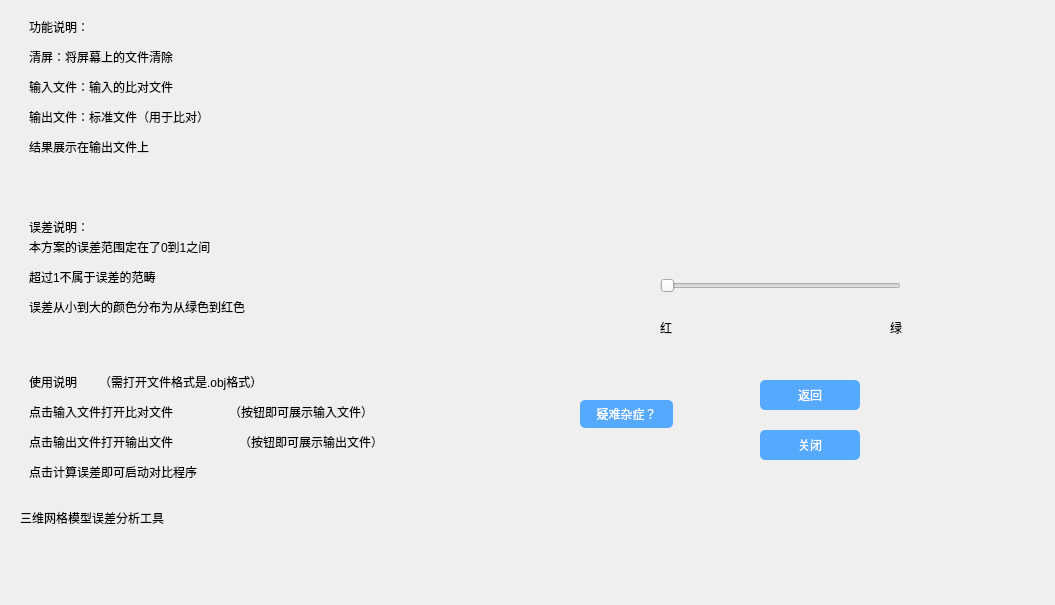
<?xml version="1.0" encoding="UTF-8"?>
<ui version="4.0">
 <class>MainWindow2</class>
 <widget class="QMainWindow" name="MainWindow2">
  <property name="geometry">
   <rect>
    <x>0</x>
    <y>0</y>
    <width>1055</width>
    <height>605</height>
   </rect>
  </property>
  <property name="windowTitle">
   <string>MainWindow</string>
  </property>
  <property name="styleSheet">
   <string notr="true"/>
  </property>
  <widget class="QWidget" name="centralwidget">
   <widget class="QPushButton" name="Back">
    <property name="geometry">
     <rect>
      <x>760</x>
      <y>380</y>
      <width>100</width>
      <height>30</height>
     </rect>
    </property>
    <property name="styleSheet">
     <string notr="true">background-color: rgb(85, 170, 255);
font: 9pt &quot;方正舒体&quot;;
font: 10pt &quot;Times New Roman&quot;;
font: 10pt &quot;Times New Roman&quot;;
font: 11pt &quot;方正舒体&quot;;

color: rgb(255, 255, 255);
alternate-background-color: rgb(85, 170, 255);
border-color: rgb(85, 170, 255);
selection-background-color: rgb(85, 170, 255);
border-radius:5px;</string>
    </property>
    <property name="text">
     <string>返回</string>
    </property>
   </widget>
   <widget class="QPushButton" name="close">
    <property name="geometry">
     <rect>
      <x>760</x>
      <y>430</y>
      <width>100</width>
      <height>30</height>
     </rect>
    </property>
    <property name="styleSheet">
     <string notr="true">background-color: rgb(85, 170, 255);
font: 11pt &quot;方正舒体&quot;;
font: 10pt &quot;Times New Roman&quot;;
font: 10pt &quot;Times New Roman&quot;;
font: 11pt &quot;方正舒体&quot;;

color: rgb(255, 255, 255);
alternate-background-color: rgb(85, 170, 255);
border-color: rgb(85, 170, 255);
selection-background-color: rgb(85, 170, 255);
border-radius:5px;</string>
    </property>
    <property name="text">
     <string>关闭</string>
    </property>
   </widget>
   <widget class="QWidget" name="widget" native="true">
    <property name="geometry">
     <rect>
      <x>780</x>
      <y>410</y>
      <width>221</width>
      <height>151</height>
     </rect>
    </property>
   </widget>
   <widget class="QWidget" name="widget_2" native="true">
    <property name="geometry">
     <rect>
      <x>530</x>
      <y>380</y>
      <width>211</width>
      <height>181</height>
     </rect>
    </property>
    <property name="styleSheet">
     <string notr="true"/>
    </property>
    <widget class="QPushButton" name="showQuestion">
     <property name="geometry">
      <rect>
       <x>50</x>
       <y>20</y>
       <width>93</width>
       <height>28</height>
      </rect>
     </property>
     <property name="styleSheet">
      <string notr="true">background-color: rgb(85, 170, 255);
font: 11pt &quot;方正舒体&quot;;
font: 10pt &quot;Times New Roman&quot;;
font: 10pt &quot;Times New Roman&quot;;
font: 11pt &quot;方正舒体&quot;;

color: rgb(255, 255, 255);
alternate-background-color: rgb(85, 170, 255);
border-color: rgb(85, 170, 255);
selection-background-color: rgb(85, 170, 255);
border-radius:5px;</string>
     </property>
     <property name="text">
      <string>疑难杂症？</string>
     </property>
    </widget>
   </widget>
   <widget class="QWidget" name="widget_3" native="true">
    <property name="geometry">
     <rect>
      <x>20</x>
      <y>420</y>
      <width>481</width>
      <height>291</height>
     </rect>
    </property>
    <widget class="QLabel" name="label">
     <property name="geometry">
      <rect>
       <x>0</x>
       <y>90</y>
       <width>171</width>
       <height>16</height>
      </rect>
     </property>
     <property name="styleSheet">
      <string notr="true">font: 7pt &quot;方正粗黑宋简体&quot;;
font: 25 7pt &quot;等线 Light&quot;;
font: 25 7pt &quot;等线 Light&quot;;
font: 25 7pt &quot;等线 Light&quot;;
font: 25 7pt &quot;等线 Light&quot;;
font: 25 7pt &quot;等线 Light&quot;;
font: 25 7pt &quot;等线 Light&quot;;
font: 25 7pt &quot;等线 Light&quot;;</string>
     </property>
     <property name="text">
      <string>三维网格模型误差分析工具</string>
     </property>
    </widget>
   </widget>
   <widget class="QWidget" name="widget_4" native="true">
    <property name="geometry">
     <rect>
      <x>9</x>
      <y>-1</y>
      <width>491</width>
      <height>501</height>
     </rect>
    </property>
    <widget class="QLabel" name="label_2">
     <property name="geometry">
      <rect>
       <x>20</x>
       <y>20</y>
       <width>72</width>
       <height>15</height>
      </rect>
     </property>
     <property name="styleSheet">
      <string notr="true">font: 9pt &quot;楷体&quot;;
font: 9pt &quot;等线&quot;;
font: 9pt &quot;方正舒体&quot;;
font: 9pt &quot;方正姚体&quot;;
font: 9pt &quot;楷体&quot;;</string>
     </property>
     <property name="text">
      <string>功能说明：</string>
     </property>
    </widget>
    <widget class="QLabel" name="label_3">
     <property name="geometry">
      <rect>
       <x>20</x>
       <y>40</y>
       <width>311</width>
       <height>16</height>
      </rect>
     </property>
     <property name="styleSheet">
      <string notr="true">font: 9pt &quot;楷体&quot;;
font: 9pt &quot;等线&quot;;
font: 9pt &quot;方正舒体&quot;;
font: 9pt &quot;方正姚体&quot;;
font: 9pt &quot;楷体&quot;;</string>
     </property>
     <property name="text">
      <string/>
     </property>
    </widget>
    <widget class="QLabel" name="label_4">
     <property name="geometry">
      <rect>
       <x>20</x>
       <y>50</y>
       <width>221</width>
       <height>16</height>
      </rect>
     </property>
     <property name="styleSheet">
      <string notr="true">font: 9pt &quot;楷体&quot;;
font: 9pt &quot;等线&quot;;
font: 9pt &quot;方正舒体&quot;;
font: 9pt &quot;方正姚体&quot;;
font: 9pt &quot;楷体&quot;;</string>
     </property>
     <property name="text">
      <string>清屏：将屏幕上的文件清除</string>
     </property>
    </widget>
    <widget class="QLabel" name="label_5">
     <property name="geometry">
      <rect>
       <x>20</x>
       <y>80</y>
       <width>221</width>
       <height>16</height>
      </rect>
     </property>
     <property name="styleSheet">
      <string notr="true">font: 9pt &quot;楷体&quot;;
font: 9pt &quot;等线&quot;;
font: 9pt &quot;方正舒体&quot;;
font: 9pt &quot;方正姚体&quot;;
font: 9pt &quot;楷体&quot;;</string>
     </property>
     <property name="text">
      <string>输入文件：输入的比对文件</string>
     </property>
    </widget>
    <widget class="QLabel" name="label_6">
     <property name="geometry">
      <rect>
       <x>20</x>
       <y>110</y>
       <width>271</width>
       <height>16</height>
      </rect>
     </property>
     <property name="styleSheet">
      <string notr="true">font: 9pt &quot;楷体&quot;;
font: 9pt &quot;等线&quot;;
font: 9pt &quot;方正舒体&quot;;
font: 9pt &quot;方正姚体&quot;;
font: 9pt &quot;楷体&quot;;</string>
     </property>
     <property name="text">
      <string>输出文件：标准文件（用于比对）</string>
     </property>
    </widget>
    <widget class="QLabel" name="label_7">
     <property name="geometry">
      <rect>
       <x>20</x>
       <y>140</y>
       <width>231</width>
       <height>16</height>
      </rect>
     </property>
     <property name="styleSheet">
      <string notr="true">font: 9pt &quot;楷体&quot;;
font: 9pt &quot;等线&quot;;
font: 9pt &quot;方正舒体&quot;;
font: 9pt &quot;方正姚体&quot;;
font: 9pt &quot;楷体&quot;;</string>
     </property>
     <property name="text">
      <string>结果展示在输出文件上</string>
     </property>
    </widget>
    <widget class="QLabel" name="label_8">
     <property name="geometry">
      <rect>
       <x>20</x>
       <y>220</y>
       <width>72</width>
       <height>15</height>
      </rect>
     </property>
     <property name="styleSheet">
      <string notr="true">font: 9pt &quot;楷体&quot;;
font: 9pt &quot;等线&quot;;
font: 9pt &quot;方正舒体&quot;;
font: 9pt &quot;方正姚体&quot;;
font: 9pt &quot;楷体&quot;;</string>
     </property>
     <property name="text">
      <string>误差说明：</string>
     </property>
    </widget>
    <widget class="QLabel" name="label_9">
     <property name="geometry">
      <rect>
       <x>20</x>
       <y>240</y>
       <width>251</width>
       <height>16</height>
      </rect>
     </property>
     <property name="styleSheet">
      <string notr="true">font: 9pt &quot;楷体&quot;;
font: 9pt &quot;等线&quot;;
font: 9pt &quot;方正舒体&quot;;
font: 9pt &quot;方正姚体&quot;;
font: 9pt &quot;楷体&quot;;</string>
     </property>
     <property name="text">
      <string>本方案的误差范围定在了0到1之间</string>
     </property>
    </widget>
    <widget class="QLabel" name="label_10">
     <property name="geometry">
      <rect>
       <x>20</x>
       <y>270</y>
       <width>221</width>
       <height>16</height>
      </rect>
     </property>
     <property name="styleSheet">
      <string notr="true">font: 9pt &quot;楷体&quot;;
font: 9pt &quot;等线&quot;;
font: 9pt &quot;方正舒体&quot;;
font: 9pt &quot;方正姚体&quot;;
font: 9pt &quot;楷体&quot;;</string>
     </property>
     <property name="text">
      <string>超过1不属于误差的范畴</string>
     </property>
    </widget>
    <widget class="QLabel" name="label_11">
     <property name="geometry">
      <rect>
       <x>20</x>
       <y>300</y>
       <width>291</width>
       <height>16</height>
      </rect>
     </property>
     <property name="styleSheet">
      <string notr="true">font: 9pt &quot;楷体&quot;;
font: 9pt &quot;等线&quot;;
font: 9pt &quot;方正舒体&quot;;
font: 9pt &quot;方正姚体&quot;;
font: 9pt &quot;楷体&quot;;</string>
     </property>
     <property name="text">
      <string>误差从小到大的颜色分布为从绿色到红色</string>
     </property>
    </widget>
    <widget class="QLabel" name="label_14">
     <property name="geometry">
      <rect>
       <x>20</x>
       <y>375</y>
       <width>72</width>
       <height>15</height>
      </rect>
     </property>
     <property name="styleSheet">
      <string notr="true">font: 9pt &quot;楷体&quot;;
font: 9pt &quot;等线&quot;;
font: 9pt &quot;方正舒体&quot;;
font: 9pt &quot;方正姚体&quot;;
font: 9pt &quot;楷体&quot;;</string>
     </property>
     <property name="text">
      <string>使用说明</string>
     </property>
    </widget>
    <widget class="QLabel" name="label_15">
     <property name="geometry">
      <rect>
       <x>20</x>
       <y>405</y>
       <width>191</width>
       <height>16</height>
      </rect>
     </property>
     <property name="styleSheet">
      <string notr="true">font: 9pt &quot;楷体&quot;;
font: 9pt &quot;等线&quot;;
font: 9pt &quot;方正舒体&quot;;
font: 9pt &quot;方正姚体&quot;;
font: 9pt &quot;楷体&quot;;</string>
     </property>
     <property name="text">
      <string>点击输入文件打开比对文件</string>
     </property>
    </widget>
    <widget class="QLabel" name="label_16">
     <property name="geometry">
      <rect>
       <x>20</x>
       <y>435</y>
       <width>201</width>
       <height>16</height>
      </rect>
     </property>
     <property name="styleSheet">
      <string notr="true">font: 9pt &quot;楷体&quot;;
font: 9pt &quot;等线&quot;;
font: 9pt &quot;方正舒体&quot;;
font: 9pt &quot;方正姚体&quot;;
font: 9pt &quot;楷体&quot;;</string>
     </property>
     <property name="text">
      <string>点击输出文件打开输出文件</string>
     </property>
    </widget>
    <widget class="QLabel" name="label_17">
     <property name="geometry">
      <rect>
       <x>20</x>
       <y>465</y>
       <width>241</width>
       <height>16</height>
      </rect>
     </property>
     <property name="styleSheet">
      <string notr="true">font: 9pt &quot;楷体&quot;;
font: 9pt &quot;等线&quot;;
font: 9pt &quot;方正舒体&quot;;
font: 9pt &quot;方正姚体&quot;;
font: 9pt &quot;楷体&quot;;</string>
     </property>
     <property name="text">
      <string>点击计算误差即可启动对比程序</string>
     </property>
    </widget>
    <widget class="QLabel" name="label_18">
     <property name="geometry">
      <rect>
       <x>90</x>
       <y>375</y>
       <width>231</width>
       <height>16</height>
      </rect>
     </property>
     <property name="styleSheet">
      <string notr="true">font: 9pt &quot;楷体&quot;;
font: 9pt &quot;等线&quot;;
font: 9pt &quot;方正舒体&quot;;
font: 9pt &quot;方正姚体&quot;;
font: 9pt &quot;楷体&quot;;</string>
     </property>
     <property name="text">
      <string>（需打开文件格式是.obj格式）</string>
     </property>
    </widget>
    <widget class="QLabel" name="label_19">
     <property name="geometry">
      <rect>
       <x>220</x>
       <y>405</y>
       <width>231</width>
       <height>16</height>
      </rect>
     </property>
     <property name="styleSheet">
      <string notr="true">font: 9pt &quot;楷体&quot;;
font: 9pt &quot;等线&quot;;
font: 9pt &quot;方正舒体&quot;;
font: 9pt &quot;方正姚体&quot;;
font: 9pt &quot;楷体&quot;;</string>
     </property>
     <property name="text">
      <string>（按钮即可展示输入文件）</string>
     </property>
    </widget>
    <widget class="QLabel" name="label_20">
     <property name="geometry">
      <rect>
       <x>230</x>
       <y>435</y>
       <width>221</width>
       <height>16</height>
      </rect>
     </property>
     <property name="styleSheet">
      <string notr="true">font: 9pt &quot;楷体&quot;;
font: 9pt &quot;等线&quot;;
font: 9pt &quot;方正舒体&quot;;
font: 9pt &quot;方正姚体&quot;;
font: 9pt &quot;楷体&quot;;</string>
     </property>
     <property name="text">
      <string>（按钮即可展示输出文件）</string>
     </property>
    </widget>
   </widget>
   <widget class="QWidget" name="widget_5" native="true">
    <property name="geometry">
     <rect>
      <x>560</x>
      <y>0</y>
      <width>421</width>
      <height>351</height>
     </rect>
    </property>
    <widget class="QSlider" name="horizontalSlider">
     <property name="geometry">
      <rect>
       <x>100</x>
       <y>270</y>
       <width>241</width>
       <height>31</height>
      </rect>
     </property>
     <property name="orientation">
      <enum>Qt::Horizontal</enum>
     </property>
    </widget>
    <widget class="QLabel" name="label_12">
     <property name="geometry">
      <rect>
       <x>100</x>
       <y>320</y>
       <width>72</width>
       <height>15</height>
      </rect>
     </property>
     <property name="styleSheet">
      <string notr="true">font: 9pt &quot;方正粗黑宋简体&quot;;
color: rgb(0, 255, 0);
color: rgb(0, 0, 0);</string>
     </property>
     <property name="text">
      <string>红</string>
     </property>
    </widget>
    <widget class="QLabel" name="label_13">
     <property name="geometry">
      <rect>
       <x>330</x>
       <y>320</y>
       <width>72</width>
       <height>15</height>
      </rect>
     </property>
     <property name="styleSheet">
      <string notr="true">font: 9pt &quot;方正粗黑宋简体&quot;;
color: rgb(0, 255, 0);
color: rgb(0, 0, 0);</string>
     </property>
     <property name="text">
      <string>绿</string>
     </property>
    </widget>
    <widget class="QLabel" name="color">
     <property name="geometry">
      <rect>
       <x>100</x>
       <y>210</y>
       <width>241</width>
       <height>71</height>
      </rect>
     </property>
     <property name="styleSheet">
      <string notr="true">image: url(:/color/color.png);</string>
     </property>
     <property name="text">
      <string/>
     </property>
    </widget>
   </widget>
   <widget class="QWidget" name="bgWidget" native="true">
    <property name="geometry">
     <rect>
      <x>0</x>
      <y>-4</y>
      <width>1061</width>
      <height>761</height>
     </rect>
    </property>
    <property name="styleSheet">
     <string notr="true">background-image: url(:/new/bg50.png);</string>
    </property>
   </widget>
   <zorder>bgWidget</zorder>
   <zorder>widget</zorder>
   <zorder>Back</zorder>
   <zorder>close</zorder>
   <zorder>widget_2</zorder>
   <zorder>widget_3</zorder>
   <zorder>widget_4</zorder>
   <zorder>widget_5</zorder>
  </widget>
  <widget class="QMenuBar" name="menubar">
   <property name="geometry">
    <rect>
     <x>0</x>
     <y>0</y>
     <width>1055</width>
     <height>26</height>
    </rect>
   </property>
  </widget>
 </widget>
 <resources/>
 <connections/>
</ui>
